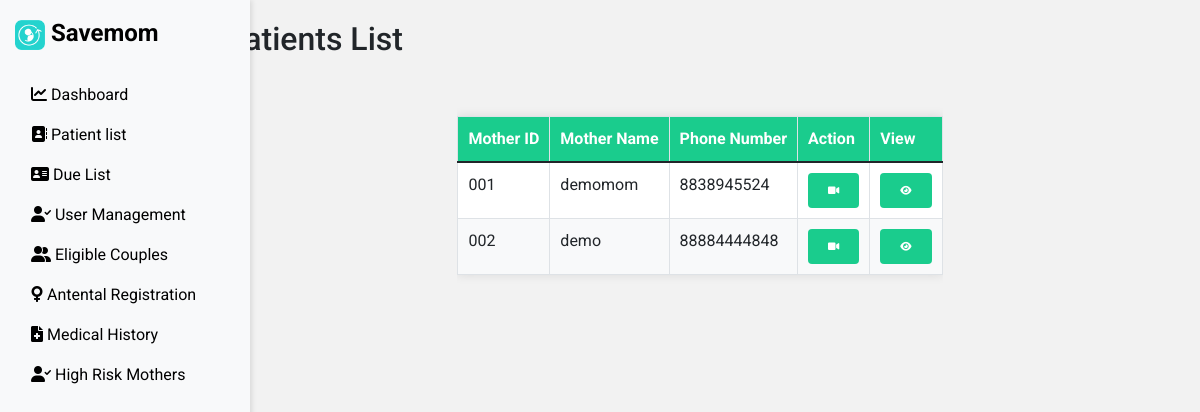
Screenshot of /start/ with the database file from the repository.
### call/models.py (models this page shows, shortened)
class Mother(models.Model):
    mother_id = models.CharField(max_length=20, unique=True)
    mother_name = models.CharField(max_length=100)
    phone_number = models.CharField(max_length=15)  # Assuming a standard phone number length

### call/views.py (the view)
# urls.py: path('start/', views.start_video_call, name='start_video_call'),
def start_video_call(request, mother_id=None):
    if request.method == 'GET':
        room_url = generate_random_string()
        mom = Mother.objects.all()
        mother = None
        if mother_id:
            try:
                mother = Mother.objects.get(mother_id=mother_id)
            except Mother.DoesNotExist:
                pass  # Handle the case where mother_id doesn't exist
        return render(request, 'start_video_call.html', {'room_url': room_url, 'mother': mother, 'mom': mom})
    else:
        pass

### call/views.py (called while the page is built)
def generate_random_string(length=8):
    return ''.join(random.choices(string.ascii_letters + string.digits, k=length))

### templates/start_video_call.html (shortened to what this page needs)
<!DOCTYPE html>
<html lang="en">
<head>
    {% load static %}
    <link href="https://cdn.jsdelivr.net/npm/bootstrap@5.1.3/dist/css/bootstrap.min.css" rel="stylesheet">
    <link rel="stylesheet" href="https://unpkg.com/leaflet/dist/leaflet.css" />
    <link rel="stylesheet" href="https://cdnjs.cloudflare.com/ajax/libs/font-awesome/6.0.0/css/all.min.css">
    <link rel="stylesheet" href="https://unpkg.com/leaflet.markercluster/dist/MarkerCluster.css" />
    <link rel="stylesheet" href="https://unpkg.com/leaflet.markercluster/dist/MarkerCluster.Default.css" />
    <link rel="stylesheet" href="https://unpkg.com/leaflet/dist/leaflet.css" />
</head>
<body>
    <div class="container-fluid">
        <div class="row">
            <nav class="col-md-3 col-lg-2 d-md-block bg-light sidebar">
                <div class="position-sticky">
                    <ul class="nav flex-column">
                        <li class="nav-item">
                            <a class="navbar-brand" href="{% url 'dashboard' %}">
                                <img src="{% static 'image/Savemom.png' %}" alt="Hospital Portal Logo" style="height: 30px; width: auto;">
                                Savemom
                            </a>
                        </li><br>
                        <li class="nav-item">
                            <a class="nav-link" href="{% url 'dashboard' %}">
                                <i class="fas fa-chart-line"></i>
                                Dashboard
                            </a>
                        </li>
                        <li class="nav-item">
                            <a class="nav-link" href="{% url 'start_video_call' %}">
                                <i class="fas fa-address-book"></i>
                                Patient list
                            </a>
                        </li>
                        <li class="nav-item">
                            <a class="nav-link" href="{% url 'dashboard' %}">
                                <i class="fas fa-address-card"></i>
                                Due List
                            </a>
                        </li>
                        <li class="nav-item">
                            <a class="nav-link" href="{% url 'user_management' %}">
                                <i class="	fas fa-user-check"></i>
                                User Management
                            </a>
                        </li>
                        <li class="nav-item">
                            <a class="nav-link" href="{% url 'dashboard' %}">
                                <i class="fas fa-user-friends"></i>
                                Eligible Couples
                            </a>
                        </li>
                        <li class="nav-item">
                            <a class="nav-link" href="{% url 'dashboard' %}">
                                <i class="fas fa-venus"></i>
                                Antental Registration
                            </a>
                        </li>
                        <li class="nav-item">
                            <a class="nav-link" href="{% url 'dashboard' %}">
                                <i class="fas fa-file-medical	"></i>
                                Medical History
                            </a>
                        </li>
                        <li class="nav-item">
                            <a class="nav-link" href="{% url 'dashboard' %}">
                                <i class="	fas fa-user-check"></i>
                                High Risk Mothers
                            </a>
                        </li>
                    </ul>
                </div>
            </nav>
            <main class="col-md-9 ms-sm-auto col-lg-10 px-md-4">
                <h2>Patients List</h2>
                <section class="container">
                    <div class="table-responsive">
                        <table class="table" id="momTable">
                            <thead>
                                <tr>
                                    <th>Mother ID</th>
                                    <th>Mother Name</th>
                                    <th>Phone Number</th>
                                    <th>Action</th>
                                    <th>View</th>
                                </tr>
                            </thead>
                            <tbody>
                                {% for mother in mom %}
                                <tr>
                                    <td>{{ mother.mother_id }}</td>
                                    <td>{{ mother.mother_name }}</td>
                                    <td>{{ mother.phone_number }}</td>
                                    <td><button onclick="startVideoCall('{{ mother.mother_id }}', '{{ mother.mother_name }}', '{{ mother.phone_number }}')"><i class="fas fa-video"></i></button></td>
                                    <td><button><i class="fas fa-eye"></i></button></td>
                                </tr>
                                {% endfor %}
                            </tbody>
                        </table>
                    </div>
                </section>
            </main>
</body>
</html>

### templates/start_video_call.html (style rules this page uses)
body { font-family: 'Roboto', Tahoma, Geneva, Verdana, sans-serif; background-color: #f2f2f2; height: 100vh; margin: 0; overflow-x: hidden; }
nav.sidebar { background-color: #f2f2f2; color: #000; box-shadow: 2px 0 5px rgba(0, 0, 0, 0.1); padding: 15px; position: fixed; top: 0; left: 0; height: 100%; width: 100%; z-index: 1000; }
main { transition: margin-left 0.5s; padding: 20px; }
nav .navbar-brand { font-family: 'Roboto', sans-serif; color: black; font-size: 24px; font-weight: bold; }
nav .nav-link { color: #000; font-size: 16px; transition: color 0.3s ease; }
section { padding: 20px; }
button { background-color: #1acc8d; color: #fff; padding: 10px 20px; border: none; border-radius: 4px; cursor: pointer; font-size: 10px; }
@media (min-width: 768px) { nav.sidebar { width: 250px; } }
@media (min-width: 768px) { main { margin-left: 250px; } }
.container { max-width: 1200px; margin: 0 auto; padding: 20px; display: flex; justify-content: center; align-items: flex-start; }
#momTable.table { width: 100%; border-collapse: collapse; margin-top: 30px; background-color: #fff; box-shadow: 0 0 10px rgba(0, 0, 0, 0.1); }
#momTable th, #momTable td { border: 1px solid #dee2e6; padding: 10px; text-align: left; }
#momTable th { background-color: #1acc8d !important; color: #fff; }
#momTable tr:nth-child(even) { background-color: #f8f9fa; }

### rows the page displays
Mother: mother_id "001", mother_name "demomom", phone_number "8838945524"
Mother: mother_id "002", mother_name "demo", phone_number "88884444848"
